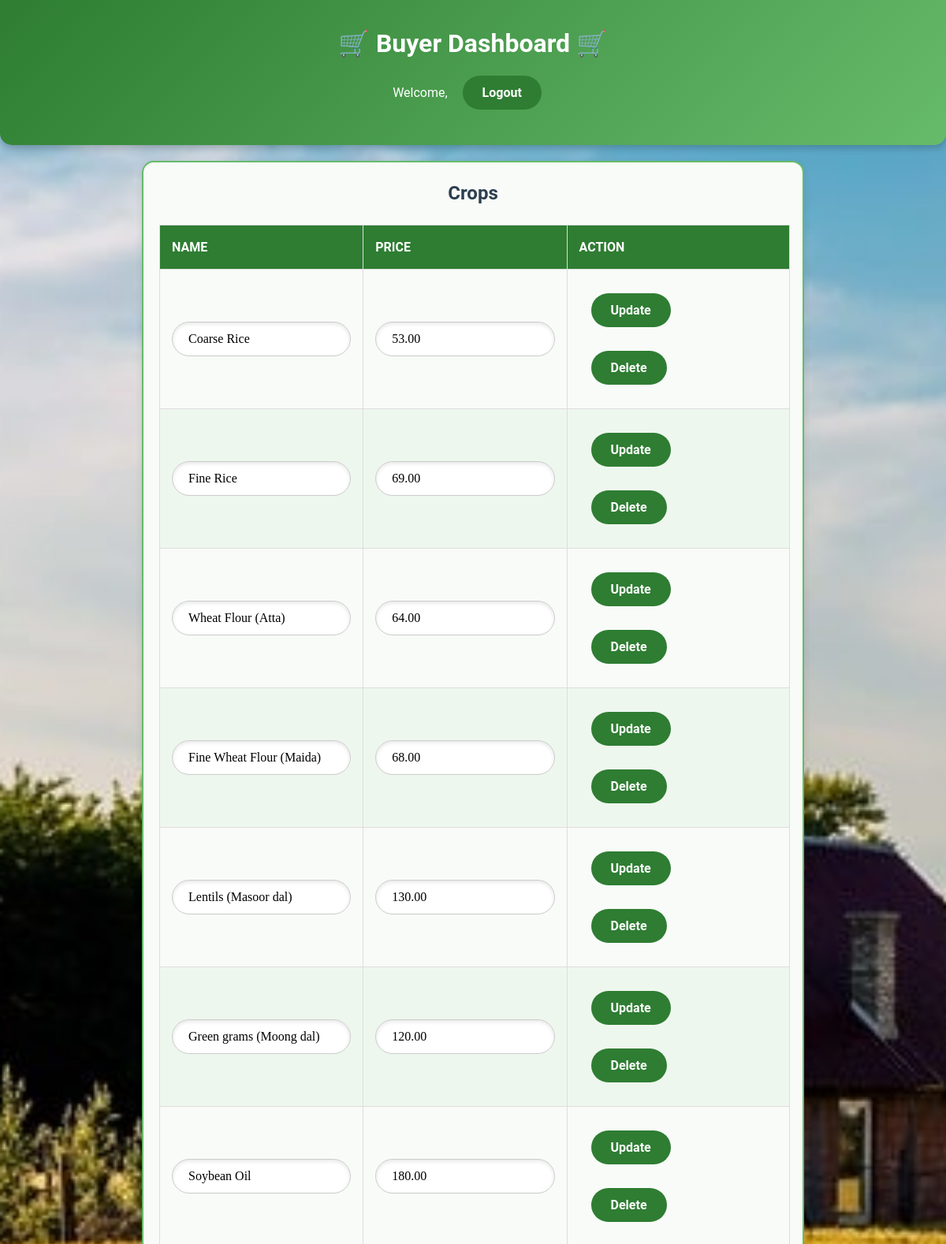
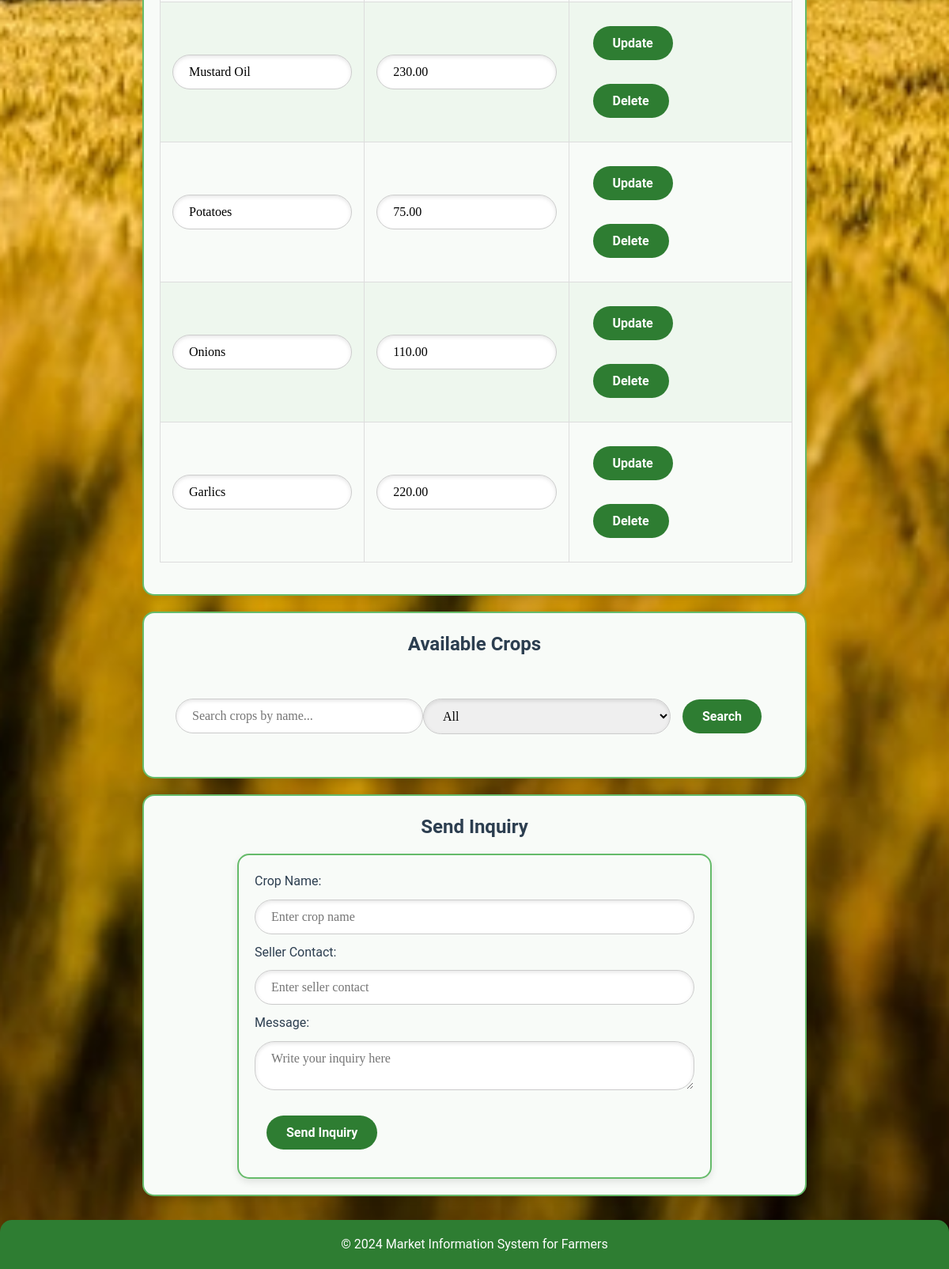
Page /buyer_dashboard.php on the committed database (2 pictures, top to bottom).
### tables this page shows
CREATE TABLE `crops` (
  `id` int(11) NOT NULL,
  `name` varchar(255) NOT NULL,
  `price` decimal(10,2) DEFAULT NULL
);

### buyer_dashboard.php (the view, shortened to what this page needs)
<?php
require 'db_config.php';
$sql_crops = "SELECT id, name, price FROM crops";
$result_crops = $conn->query($sql_crops);
?>
<!DOCTYPE html>
<html lang="en">
<head>
    <link rel="stylesheet" href="style.css">
</head>
<body>
    <header class="header">
        <div class="header-left">
            <h1>🛒 Buyer Dashboard 🛒</h1>
        </div>
        <div class="header-right">
            <span>Welcome, <?php echo htmlspecialchars($user['name']); ?></span>
            <a href="logout.php">
                <button type="button">Logout</button>
            </a>
        </div>
    </header>
    <main>
        <section>
            <h2 class="text-success text-center">Crops</h2>
            <div class="table-responsive">
                <table class="table table-bordered table-striped">
                    <thead>
                        <tr>
                            <th>Name</th>
                            <th>Price</th>
                            <th>Action</th>
                        </tr>
                    </thead>
                    <tbody>
                        <?php
                        if ($result_crops && $result_crops->num_rows > 0) {
                            while ($row = $result_crops->fetch_assoc()) {
                                echo "<tr>";
                                echo "<form method='POST' action=''>";
                                echo "<td><input type='text' name='name' value='" . htmlspecialchars($row['name']) . "' required></td>";
                                echo "<td><input type='number' step='0.01' name='price' value='" . htmlspecialchars($row['price']) . "' required></td>";
                                echo "<td>
                                        <input type='hidden' name='crop_id' value='" . htmlspecialchars($row['id']) . "'>
                                        <button type='submit' name='update_crop' class='btn btn-success'>Update</button>
                                        <button type='submit' name='delete_crop' class='btn btn-danger' onclick=\"return confirm('Are you sure you want to delete this crop?');\">Delete</button>
                                      </td>";
                                echo "</form>";
                                echo "</tr>";
                            }
                        } else {
                            echo "<tr><td colspan='3' class='text-center'>No crops found</td></tr>";
                        }
                        ?>
                    </tbody>
                </table>
            </div>
        </section>
        <section class="crop-listings">
            <h2>Available Crops</h2>
            <div class="search-bar">
                <input type="text" id="search-input" placeholder="Search crops by name...">
                <select id="filter-category">
                    <option value="all">All</option>
                </select>
                <button id="search-button">Search</button>
            </div>
        </section>
        <section class="send-inquiry">
            <h2>Send Inquiry</h2>
            <form id="inquiry-form">
                <label for="crop-name-inquiry">Crop Name:</label>
                <input type="text" id="crop-name-inquiry" placeholder="Enter crop name" required>
                <label for="seller-contact">Seller Contact:</label>
                <input type="text" id="seller-contact" placeholder="Enter seller contact" required>
                <label for="message">Message:</label>
                <textarea id="message" placeholder="Write your inquiry here" required></textarea>
                <button type="submit">Send Inquiry</button>
            </form>
        </section>
    </main>
    <footer>
        <p>&copy; 2024 Market Information System for Farmers</p>
    </footer>
</body>
</html>

### style.css (style rules this page uses)
* { margin: 0; padding: 0; box-sizing: border-box; font-family: 'Roboto', sans-serif; }
body { background: url('farm-background.jpg') no-repeat center center fixed; background-size: cover; color: #2c3e50; line-height: 1.6; font-size: 16px; overflow-x: hidden; }
header { background: linear-gradient(135deg, #2e7d32, #66bb6a); color: #fff; padding: 30px 20px; text-align: center; border-radius: 0 0 15px 15px; box-shadow: 0 4px 10px rgba(0, 0, 0, 0.2); }
footer { background: #2e7d32; color: #fff; text-align: center; padding: 18px 0; margin-top: 30px; border-radius: 15px 15px 0 0; }
section { margin: 20px auto; padding: 20px; width: 70%; max-width: 1400px; background: #f8fbf8; border: 2px solid #66bb6a; border-radius: 15px; box-shadow: 0 4px 10px rgba(0, 0, 0, 0.1); transition: transform 0.3s ease; overflow-x: auto; }
section h2 { text-align: center; margin-bottom: 15px; color: #2c3e50; }
table { width: 100%; border-collapse: collapse; margin: 20px 0; text-align: left; min-width: 800px; }
table th, table td { padding: 15px; border: 1px solid #ddd; }
table th { background: #2e7d32; color: #fff; text-transform: uppercase; }
table tr:nth-child(even) { background: #eef7ee; }
button { background: #2e7d32; color: #fff; border: none; padding: 12px 25px; margin: 15px; border-radius: 25px; cursor: pointer; font-size: 16px; font-weight: bold; transition: background 0.3s ease, transform 0.3s ease; }
form { padding: 20px; background: #f8fbf8; border: 2px solid #43a047; border-radius: 15px; box-shadow: 0 4px 10px rgba(0, 0, 0, 0.1); }
input, select, textarea { width: 100%; margin: 10px 0; padding: 12px 20px; font-size: 1em; border: 1px solid #ccc; border-radius: 25px; box-shadow: inset 0 2px 5px rgba(0, 0, 0, 0.1); font-family: 'Lora', serif; color: black; transition: background-color 0.3s ease, box-shadow 0.3s ease; }
section, button, a.btn, form { animation: fadeIn 1s ease-in; }
.search-bar { display: flex; justify-content: space-between; align-items: center; padding: 20px; }
form { max-width: 600px; margin: 0 auto; padding: 20px; background-color: #f8fbf8; border: 2px solid #66bb6a; border-radius: 15px; box-shadow: 0 4px 10px rgba(0, 0, 0, 0.1); }
.btn-success { background-color: #2e7d32; color: white; border: none; padding: 12px 25px; margin: 15px; border-radius: 25px; cursor: pointer; font-size: 16px; font-weight: bold; transition: background-color 0.3s ease, transform 0.3s ease; }
footer { margin-top: 30px; }

### rows in the picture
crops: name "Coarse Rice", price "53.00"
crops: name "Fine Rice", price "69.00"
crops: name "Wheat Flour (Atta)", price "64.00"
crops: name "Fine Wheat Flour (Maida)", price "68.00"
crops: name "Lentils (Masoor dal)", price "130.00"
crops: name "Green grams (Moong dal)", price "120.00"
crops: name "Soybean Oil", price "180.00"
crops: name "Mustard Oil", price "230.00"
crops: name "Potatoes", price "75.00"
crops: name "Onions", price "110.00"
crops: name "Garlics", price "220.00"
